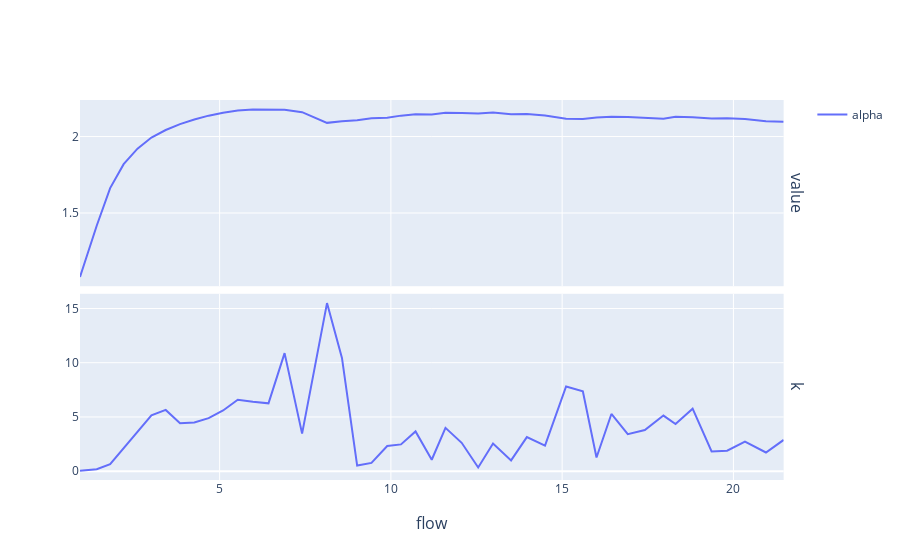
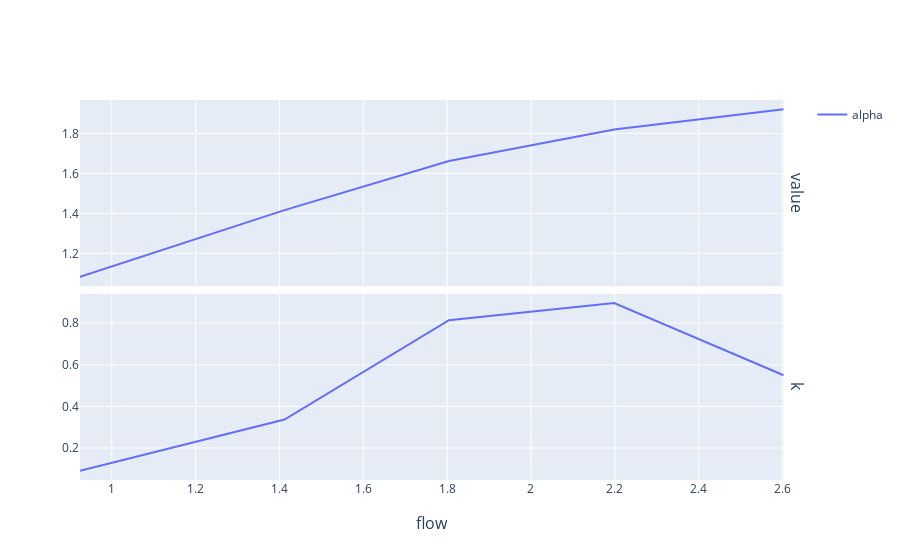

These figures' notebook cell, in order:
### Code cell
x_col = "flow"
y_col_list = ["alpha"]

uuid = small_flex_input_schema.hydro_power_plant.filter(c("name") == "Morel")["uuid"][0]

power_performance_morel = small_flex_input_schema.hydro_power_performance_table.filter(c("power_plant_fk")== uuid).with_columns(
    (c("electrical_power")/ c("flow")).alias("alpha")
).filter(c("head") > 245)


df: pl.DataFrame = calculate_curviness(data=power_performance_morel, x_col=x_col, y_col_list=y_col_list)
fig = plot_curviness_results(df=df, x_col=x_col, y_col_list=y_col_list)
fig.show()

df: pl.DataFrame = calculate_curviness(data=power_performance_morel.filter(c("flow")<3), x_col=x_col, y_col_list=y_col_list)
fig = plot_curviness_results(df=df, x_col=x_col, y_col_list=y_col_list)
fig.show()

df: pl.DataFrame = calculate_curviness(data=power_performance_morel.filter(c("flow")>15), x_col=x_col, y_col_list=y_col_list)
fig = plot_curviness_results(df=df, x_col=x_col, y_col_list=y_col_list)
fig.show()

### Figure 1 — Plotly figure (JSON) as saved in the notebook; plotly's stock layout.template omitted (floating-point values rounded to 4 significant figures)
{"data": [{"legendgroup": "alpha", "line": {"color": "#636EFA"}, "mode": "lines", "name": "alpha", "showlegend": true, "type": "scatter", "x": [0.9243, 1.412, 1.804, 2.199, 2.603, 3.009, 3.427, 3.844, 4.261, 4.68, 5.102, 5.53, 5.97, 6.427, 6.897, 7.408, 8.135, 8.572, 9.016, 9.433, 9.893, 10.29, 10.72, 11.19, 11.59, 12.07, 12.55, 12.98, 13.51, 13.97, 14.5, 15.12, 15.6, 16.0, 16.44, 16.92, 17.41, 17.96, 18.31, 18.81, 19.36, 19.82, 20.34, 20.95, 21.47], "xaxis": "x", "y": [1.082, 1.416, 1.663, 1.819, 1.921, 1.994, 2.043, 2.081, 2.112, 2.137, 2.156, 2.17, 2.177, 2.178, 2.175, 2.16, 2.09, 2.1, 2.107, 2.12, 2.123, 2.137, 2.146, 2.144, 2.156, 2.155, 2.152, 2.157, 2.147, 2.147, 2.138, 2.117, 2.115, 2.125, 2.129, 2.128, 2.125, 2.116, 2.13, 2.127, 2.117, 2.119, 2.114, 2.1, 2.096], "yaxis": "y"}, {"legendgroup": "alpha", "line": {"color": "#636EFA"}, "mode": "lines", "name": "alpha", "showlegend": false, "type": "scatter", "x": [0.9243, 1.412, 1.804, 2.199, 2.603, 3.009, 3.427, 3.844, 4.261, 4.68, 5.102, 5.53, 5.97, 6.427, 6.897, 7.408, 8.135, 8.572, 9.016, 9.433, 9.893, 10.29, 10.72, 11.19, 11.59, 12.07, 12.55, 12.98, 13.51, 13.97, 14.5, 15.12, 15.6, 16.0, 16.44, 16.92, 17.41, 17.96, 18.31, 18.81, 19.36, 19.82, 20.34, 20.95, 21.47], "xaxis": "x2", "y": [0.04367, 0.174, 0.644, 2.093, 3.574, 5.146, 5.648, 4.416, 4.486, 4.888, 5.6, 6.586, 6.39, 6.253, 10.89, 3.464, 15.5, 10.44, 0.5151, 0.7618, 2.32, 2.469, 3.663, 1.054, 3.992, 2.616, 0.3425, 2.547, 0.9904, 3.139, 2.363, 7.809, 7.37, 1.262, 5.275, 3.404, 3.799, 5.125, 4.354, 5.764, 1.823, 1.893, 2.719, 1.723, 2.88], "yaxis": "y2"}], "layout": {"annotations": [{"font": {"size": 16}, "showarrow": false, "text": "value", "textangle": 90, "x": 0.98, "xanchor": "left", "xref": "paper", "y": 0.755, "yanchor": "middle", "yref": "paper"}, {"font": {"size": 16}, "showarrow": false, "text": "k", "textangle": 90, "x": 0.98, "xanchor": "left", "xref": "paper", "y": 0.245, "yanchor": "middle", "yref": "paper"}, {"font": {"size": 16}, "showarrow": false, "text": "flow", "x": 0.49, "xanchor": "center", "xref": "paper", "y": 0, "yanchor": "top", "yref": "paper", "yshift": -30}], "xaxis": {"anchor": "y", "domain": [0, 0.98], "matches": "x2", "showticklabels": false}, "xaxis2": {"anchor": "y2", "domain": [0, 0.98]}, "yaxis": {"anchor": "x", "domain": [0.51, 1]}, "yaxis2": {"anchor": "x2", "domain": [0, 0.49]}}}

### Figure 2 — Plotly figure (JSON) as saved in the notebook; plotly's stock layout.template omitted (floating-point values rounded to 4 significant figures)
{"data": [{"legendgroup": "alpha", "line": {"color": "#636EFA"}, "mode": "lines", "name": "alpha", "showlegend": true, "type": "scatter", "x": [0.9243, 1.412, 1.804, 2.199, 2.603], "xaxis": "x", "y": [1.082, 1.416, 1.663, 1.819, 1.921], "yaxis": "y"}, {"legendgroup": "alpha", "line": {"color": "#636EFA"}, "mode": "lines", "name": "alpha", "showlegend": false, "type": "scatter", "x": [0.9243, 1.412, 1.804, 2.199, 2.603], "xaxis": "x2", "y": [0.09124, 0.3371, 0.8138, 0.896, 0.5495], "yaxis": "y2"}], "layout": {"annotations": [{"font": {"size": 16}, "showarrow": false, "text": "value", "textangle": 90, "x": 0.98, "xanchor": "left", "xref": "paper", "y": 0.755, "yanchor": "middle", "yref": "paper"}, {"font": {"size": 16}, "showarrow": false, "text": "k", "textangle": 90, "x": 0.98, "xanchor": "left", "xref": "paper", "y": 0.245, "yanchor": "middle", "yref": "paper"}, {"font": {"size": 16}, "showarrow": false, "text": "flow", "x": 0.49, "xanchor": "center", "xref": "paper", "y": 0, "yanchor": "top", "yref": "paper", "yshift": -30}], "xaxis": {"anchor": "y", "domain": [0, 0.98], "matches": "x2", "showticklabels": false}, "xaxis2": {"anchor": "y2", "domain": [0, 0.98]}, "yaxis": {"anchor": "x", "domain": [0.51, 1]}, "yaxis2": {"anchor": "x2", "domain": [0, 0.49]}}}
